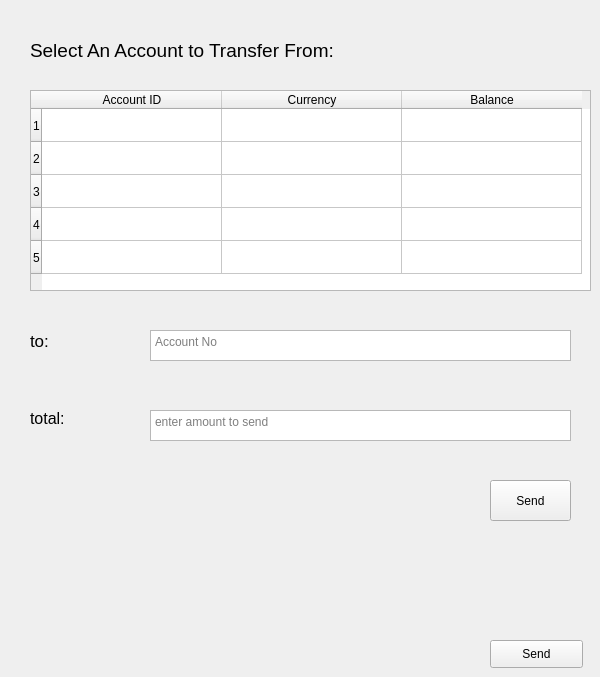
     <widget class="QWidget" name="PMoneyTransfer">
      <widget class="QLabel" name="MT_total_label">
       <property name="geometry">
        <rect>
         <x>30</x>
         <y>410</y>
         <width>55</width>
         <height>16</height>
        </rect>
       </property>
       <property name="font">
        <font>
         <pointsize>12</pointsize>
        </font>
       </property>
       <property name="text">
        <string>total:</string>
       </property>
      </widget>
      <widget class="QTextEdit" name="MT_total_textEdit">
       <property name="geometry">
        <rect>
         <x>150</x>
         <y>410</y>
         <width>421</width>
         <height>31</height>
        </rect>
       </property>
       <property name="placeholderText">
        <string>enter amount to send</string>
       </property>
      </widget>
      <widget class="QPushButton" name="MT_sendButton">
       <property name="geometry">
        <rect>
         <x>490</x>
         <y>640</y>
         <width>93</width>
         <height>28</height>
        </rect>
       </property>
       <property name="text">
        <string>Send</string>
       </property>
      </widget>
      <widget class="QLabel" name="MT_BOA_to_label">
       <property name="geometry">
        <rect>
         <x>30</x>
         <y>330</y>
         <width>51</width>
         <height>21</height>
        </rect>
       </property>
       <property name="font">
        <font>
         <pointsize>13</pointsize>
        </font>
       </property>
       <property name="text">
        <string>to:</string>
       </property>
      </widget>
      <widget class="QPushButton" name="tranfer_btn">
       <property name="geometry">
        <rect>
         <x>490</x>
         <y>480</y>
         <width>81</width>
         <height>41</height>
        </rect>
       </property>
       <property name="text">
        <string>Send</string>
       </property>
      </widget>
      <widget class="QTextEdit" name="to_account_no">
       <property name="geometry">
        <rect>
         <x>150</x>
         <y>330</y>
         <width>421</width>
         <height>31</height>
        </rect>
       </property>
       <property name="placeholderText">
        <string>Account No</string>
       </property>
      </widget>
      <widget class="QTableWidget" name="MT_listAccounts_tableWidget">
       <property name="geometry">
        <rect>
         <x>30</x>
         <y>90</y>
         <width>561</width>
         <height>201</height>
        </rect>
       </property>
       <property name="rowCount">
        <number>5</number>
       </property>
       <attribute name="horizontalHeaderMinimumSectionSize">
        <number>42</number>
       </attribute>
       <attribute name="horizontalHeaderDefaultSectionSize">
        <number>180</number>
       </attribute>
       <attribute name="verticalHeaderDefaultSectionSize">
        <number>33</number>
       </attribute>
       <row>
        <property name="text">
         <string>1</string>
        </property>
       </row>
       <row/>
       <row/>
       <row/>
       <row/>
       <column>
        <property name="text">
         <string>Account ID</string>
        </property>
       </column>
       <column>
        <property name="text">
         <string>Currency</string>
        </property>
       </column>
       <column>
        <property name="text">
         <string>Balance</string>
        </property>
       </column>
      </widget>
      <widget class="QLabel" name="label_7">
       <property name="geometry">
        <rect>
         <x>30</x>
         <y>30</y>
         <width>381</width>
         <height>41</height>
        </rect>
       </property>
       <property name="font">
        <font>
         <pointsize>14</pointsize>
        </font>
       </property>
       <property name="text">
        <string>Select An Account to Transfer From:</string>
       </property>
      </widget>
     </widget>
